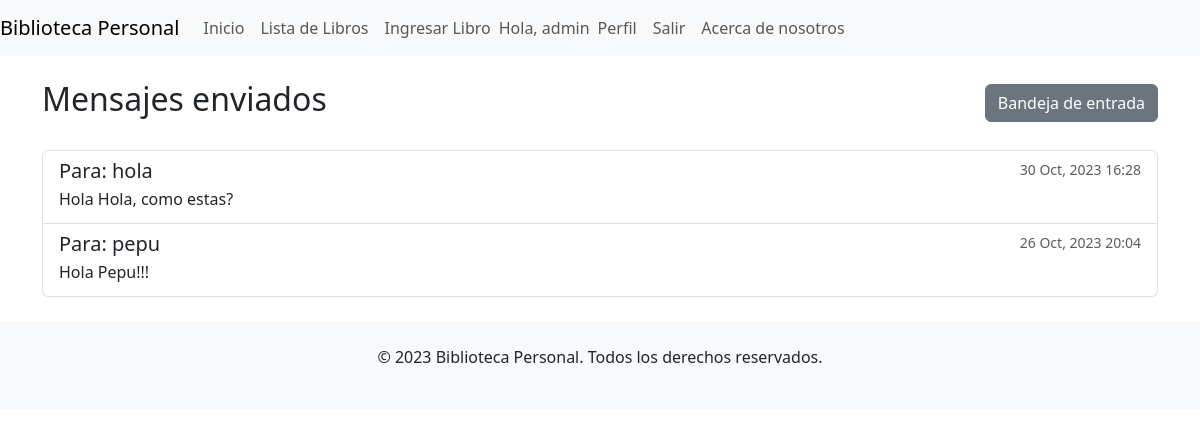
The app's page /mensajes/mensajes/enviados/ (signed in), older data.
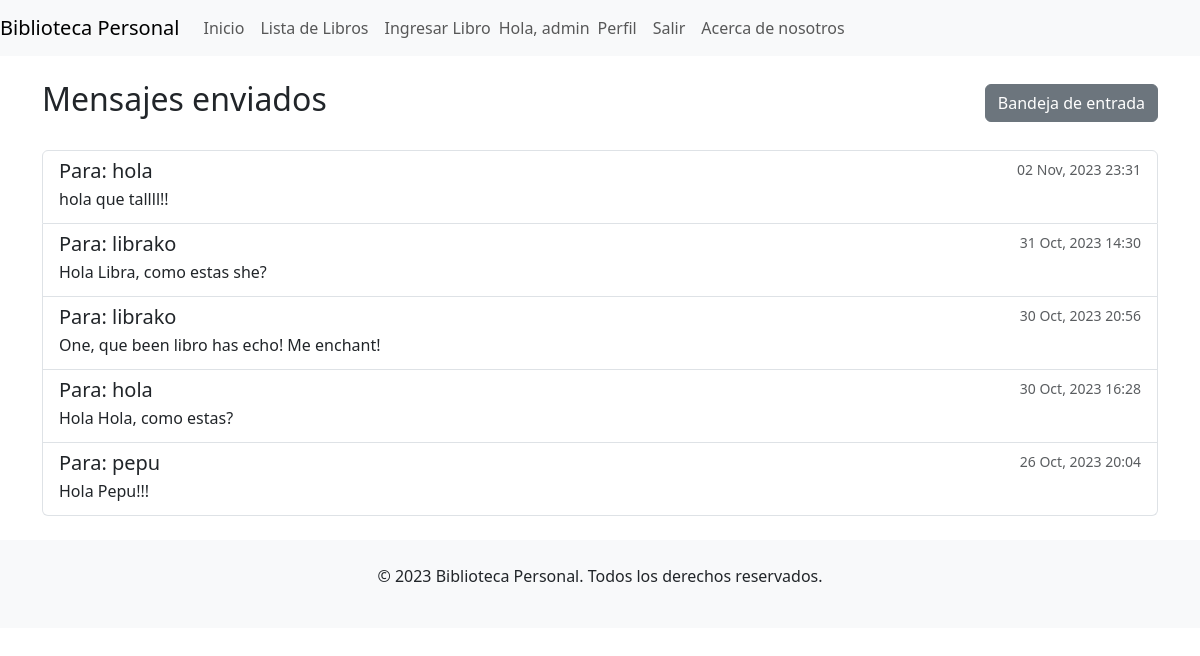
The same page, newer data.
### mensajeria/models.py (models this page shows, shortened)
class Mensaje(models.Model):
    emisor = models.ForeignKey(User, related_name='mensajes_enviados', on_delete=models.CASCADE)
    receptor = models.ForeignKey(User, related_name='mensajes_recibidos', on_delete=models.CASCADE)
    contenido = models.TextField()
    fecha_enviado = models.DateTimeField(auto_now_add=True)
    leido = models.BooleanField(default=False)
    mensaje_original = models.ForeignKey('self', null=True, blank=True, on_delete=models.SET_NULL, related_name='respuestas')

### mensajeria/views.py (the view)
# urls.py: path('mensajes/enviados/', views.mensajes_enviados, name='mensajes_enviados'),
def mensajes_enviados(request):
    mensajes = Mensaje.objects.filter(emisor=request.user).order_by('-fecha_enviado')
    return render(request, 'mensajeria/mensajes_enviados.html', {'mensajes': mensajes})

### mensajeria/templates/mensajeria/mensajes_enviados.html
{% extends "inicio/homepage.html" %} {% block content %}
<div class="d-flex justify-content-between align-items-center">
    <h2>Mensajes enviados</h2>
    <div>
        <a href="{% url 'bandeja_entrada' %}" class="btn btn-secondary">Bandeja de entrada</a>
    </div>
</div>
  {% if mensajes %}
  <ul class="list-group mt-4">
    {% for mensaje in mensajes %}
    <li class="list-group-item">
      <div class="d-flex w-100 justify-content-between">
        <h5 class="mb-1">Para: {{ mensaje.receptor.username }}</h5>
        <small class="text-muted"
          >{{ mensaje.fecha_enviado|date:"d M, Y H:i" }}</small
        >
      </div>
      <p class="mb-1">{{ mensaje.contenido|truncatewords:20 }}</p>
    </li>
    {% endfor %}
  </ul>
  {% else %}
  <div class="alert alert-info mt-3">No has enviado ningún mensaje aún.</div>
  {% endif %}
</div>
{% endblock %}

Row changes from the older to the newer data that the page shows:
added Mensaje: receptor.username "hola", fecha_enviado "02 Nov, 2023 23:31", contenido "hola que tallll!!"
added Mensaje: receptor.username "librako", fecha_enviado "31 Oct, 2023 14:30", contenido "Hola Libra, como estas she?"
added Mensaje: receptor.username "librako", fecha_enviado "30 Oct, 2023 20:56", contenido "One, que been libro has echo! Me enchant!"
